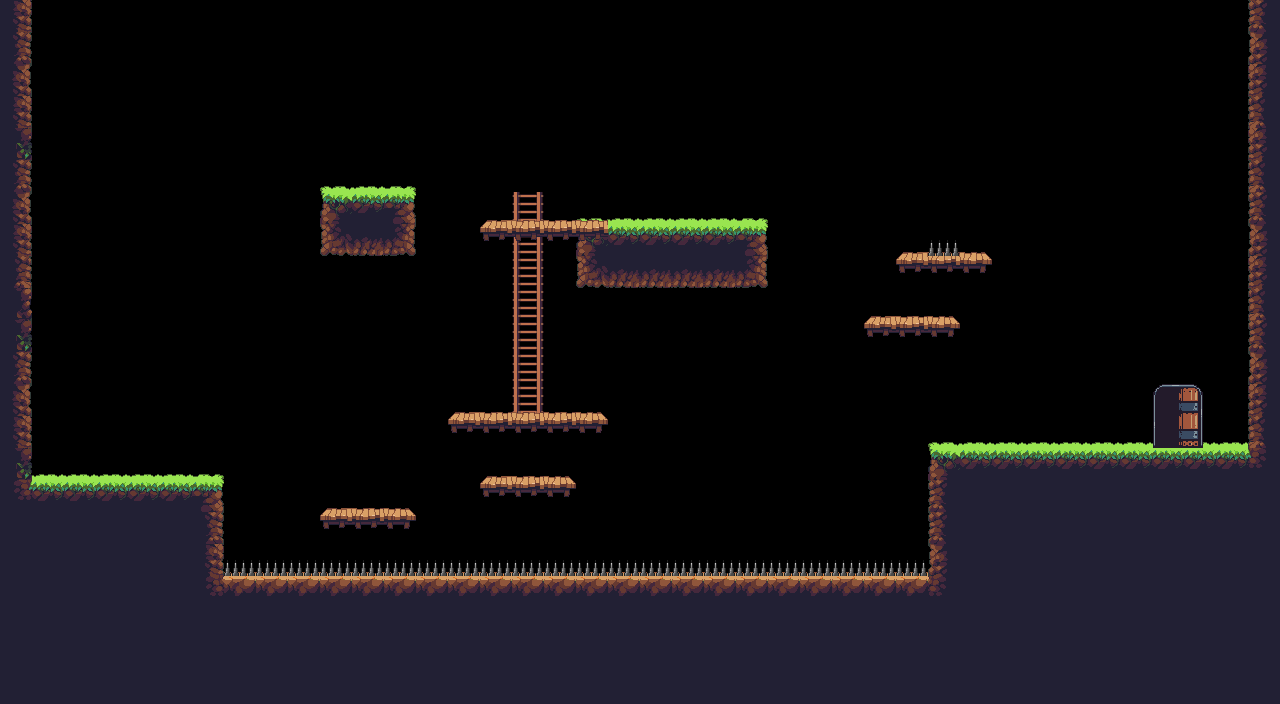

A level layout from a 2D game, rendered from its tile map. Below: a short description, then the map file with its tile-grid data intact:
An orthogonal 40x22 tile map with 32x32 px tiles, 2 tile layers (ground, Tile Layer 2), 7 tilesets and 27 objects (7x coin, 6x oneway, 2x spikes, ladder, mob_spawn, ...).

<map version="1.2" tiledversion="1.3.3" orientation="orthogonal" renderorder="right-down" width="40" height="22" tilewidth="32" tileheight="32" infinite="0" nextlayerid="5" nextobjectid="32">
 <tileset firstgid="1" source="../tilesets/opp1_jungle/tile_jungle_bottom_brown.tsx" />
 <tileset firstgid="17" source="../tilesets/opp1_jungle/tile_jungle_wall_brown.tsx" />
 <tileset firstgid="65" source="../tilesets/opp1_jungle/tile_jungle_ground_brown.tsx" />
 <tileset firstgid="83" source="../tilesets/opp1_jungle/oneway.tsx" />
 <tileset firstgid="86" source="../tilesets/ladder.tsx" />
 <tileset firstgid="92" source="../tilesets/spikes.tsx" />
 <tileset firstgid="93" source="../tilesets/door.tsx" />
 <layer id="1" name="ground" width="40" height="22">
  <data encoding="csv">
26,0,0,0,0,0,0,0,0,0,0,0,0,0,0,0,0,0,0,0,0,0,0,0,0,0,0,0,0,0,0,0,0,0,0,0,0,0,0,17,
18,0,0,0,0,0,0,0,0,0,0,0,0,0,0,0,0,0,0,0,0,0,0,0,0,0,0,0,0,0,0,0,0,0,0,0,0,0,0,21,
22,0,0,0,0,0,0,0,0,0,0,0,0,0,0,0,0,0,0,0,0,0,0,0,0,0,0,0,0,0,0,0,0,0,0,0,0,0,0,25,
26,0,0,0,0,0,0,0,0,0,0,0,0,0,0,0,0,0,0,0,0,0,0,0,0,0,0,0,0,0,0,0,0,0,0,0,0,0,0,29,
38,0,0,0,0,0,0,0,0,0,0,0,0,0,0,0,0,0,0,0,0,0,0,0,0,0,0,0,0,0,0,0,0,0,0,0,0,0,0,25,
18,0,0,0,0,0,0,0,0,0,0,0,0,0,0,0,0,0,0,0,0,0,0,0,0,0,0,0,0,0,0,0,0,0,0,0,0,0,0,29,
22,0,0,0,0,0,0,0,0,0,65,66,67,0,0,0,87,0,0,0,0,0,0,0,0,0,0,0,0,0,0,0,0,0,0,0,0,0,0,17,
26,0,0,0,0,0,0,0,0,0,1,2,3,0,0,83,87,84,65,66,66,66,66,67,0,0,0,0,0,0,0,0,0,0,0,0,0,0,0,21,
30,0,0,0,0,0,0,0,0,0,0,0,0,0,0,0,87,0,1,2,2,2,2,3,0,0,0,0,83,84,85,0,0,0,0,0,0,0,0,25,
34,0,0,0,0,0,0,0,0,0,0,0,0,0,0,0,87,0,0,0,0,0,0,0,0,0,0,0,0,0,0,0,0,0,0,0,0,0,0,29,
38,0,0,0,0,0,0,0,0,0,0,0,0,0,0,0,87,0,0,0,0,0,0,0,0,0,0,83,84,85,0,0,0,0,0,0,0,0,0,17,
18,0,0,0,0,0,0,0,0,0,0,0,0,0,0,0,87,0,0,0,0,0,0,0,0,0,0,0,0,0,0,0,0,0,0,0,0,0,0,21,
22,0,0,0,0,0,0,0,0,0,0,0,0,0,0,0,87,0,0,0,0,0,0,0,0,0,0,0,0,0,0,0,0,0,0,0,0,0,0,25,
26,0,0,0,0,0,0,0,0,0,0,0,0,0,83,84,84,84,85,0,0,0,0,0,0,0,0,0,0,0,0,0,0,0,0,0,0,0,0,29,
38,0,0,0,0,0,0,0,0,0,0,0,0,0,0,0,0,0,0,0,0,0,0,0,0,0,0,0,0,65,66,66,66,66,66,66,66,66,66,54,
53,66,66,66,66,66,67,0,0,0,0,0,0,0,0,83,84,85,0,0,0,0,0,0,0,0,0,0,0,17,4,4,4,4,4,4,4,4,4,4,
19,19,19,19,19,19,18,0,0,0,83,84,85,0,0,0,0,0,0,0,0,0,0,0,0,0,0,0,0,17,4,4,4,4,4,4,4,4,4,4,
19,19,19,19,19,19,26,0,0,0,0,0,0,0,0,0,0,0,0,0,0,0,0,0,0,0,0,0,0,21,4,4,4,4,4,4,4,4,4,4,
19,19,19,19,19,19,49,78,78,78,78,78,78,78,78,78,78,78,78,78,78,78,78,78,78,78,78,78,78,50,4,4,4,4,4,4,4,4,4,4,
19,19,19,19,19,19,19,4,4,4,4,4,4,4,4,4,4,4,4,4,4,4,4,4,4,4,4,4,4,4,4,4,4,4,4,4,4,4,4,4,
19,19,19,19,19,19,19,4,4,4,4,4,4,4,4,4,4,4,4,4,4,4,4,4,4,4,4,4,4,4,4,4,4,4,4,4,4,4,4,4,
19,19,19,19,19,19,19,4,4,4,4,4,4,4,4,4,4,4,4,4,4,4,4,4,4,4,4,4,4,4,4,4,4,4,4,4,4,4,4,4
</data>
 </layer>
 <layer id="2" name="Tile Layer 2" width="40" height="22">
  <data encoding="csv">
0,0,0,0,0,0,0,0,0,0,0,0,0,0,0,0,0,0,0,0,0,0,0,0,0,0,0,0,0,0,0,0,0,0,0,0,0,0,0,0,
0,0,0,0,0,0,0,0,0,0,0,0,0,0,0,0,0,0,0,0,0,0,0,0,0,0,0,0,0,0,0,0,0,0,0,0,0,0,0,0,
0,0,0,0,0,0,0,0,0,0,0,0,0,0,0,0,0,0,0,0,0,0,0,0,0,0,0,0,0,0,0,0,0,0,0,0,0,0,0,0,
0,0,0,0,0,0,0,0,0,0,0,0,0,0,0,0,0,0,0,0,0,0,0,0,0,0,0,0,0,0,0,0,0,0,0,0,0,0,0,0,
0,0,0,0,0,0,0,0,0,0,0,0,0,0,0,0,0,0,0,0,0,0,0,0,0,0,0,0,0,0,0,0,0,0,0,0,0,0,0,0,
0,0,0,0,0,0,0,0,0,0,0,0,0,0,0,0,0,0,0,0,0,0,0,0,0,0,0,0,0,0,0,0,0,0,0,0,0,0,0,0,
0,0,0,0,0,0,0,0,0,0,0,0,0,0,0,0,0,0,0,0,0,0,0,0,0,0,0,0,0,0,0,0,0,0,0,0,0,0,0,0,
0,0,0,0,0,0,0,0,0,0,0,0,0,0,0,83,84,84,84,0,0,0,0,0,0,0,0,0,0,92,0,0,0,0,0,0,0,0,0,0,
0,0,0,0,0,0,0,0,0,0,0,0,0,0,0,0,0,0,0,0,0,0,0,0,0,0,0,0,0,0,0,0,0,0,0,0,0,0,0,0,
0,0,0,0,0,0,0,0,0,0,0,0,0,0,0,0,0,0,0,0,0,0,0,0,0,0,0,0,0,0,0,0,0,0,0,0,0,0,0,0,
0,0,0,0,0,0,0,0,0,0,0,0,0,0,0,0,0,0,0,0,0,0,0,0,0,0,0,0,0,0,0,0,0,0,0,0,0,0,0,0,
0,0,0,0,0,0,0,0,0,0,0,0,0,0,0,0,0,0,0,0,0,0,0,0,0,0,0,0,0,0,0,0,0,0,0,0,0,0,0,0,
0,0,0,0,0,0,0,0,0,0,0,0,0,0,0,0,0,0,0,0,0,0,0,0,0,0,0,0,0,0,0,0,0,0,0,0,0,0,0,0,
0,0,0,0,0,0,0,0,0,0,0,0,0,0,0,0,0,0,0,0,0,0,0,0,0,0,0,0,0,0,0,0,0,0,0,0,95,0,0,0,
0,0,0,0,0,0,0,0,0,0,0,0,0,0,0,0,0,0,0,0,0,0,0,0,0,0,0,0,0,0,0,0,0,0,0,0,0,0,0,0,
0,0,0,0,0,0,0,0,0,0,0,0,0,0,0,0,0,0,0,0,0,0,0,0,0,0,0,0,0,0,0,0,0,0,0,0,0,0,0,0,
0,0,0,0,0,0,0,0,0,0,0,0,0,0,0,0,0,0,0,0,0,0,0,0,0,0,0,0,0,0,0,0,0,0,0,0,0,0,0,0,
0,0,0,0,0,0,0,92,92,92,92,92,92,92,92,92,92,92,92,92,92,92,92,92,92,92,92,92,92,0,0,0,0,0,0,0,0,0,0,0,
0,0,0,0,0,0,0,0,0,0,0,0,0,0,0,0,0,0,0,0,0,0,0,0,0,0,0,0,0,0,0,0,0,0,0,0,0,0,0,0,
0,0,0,0,0,0,0,0,0,0,0,0,0,0,0,0,0,0,0,0,0,0,0,0,0,0,0,0,0,0,0,0,0,0,0,0,0,0,0,0,
0,0,0,0,0,0,0,0,0,0,0,0,0,0,0,0,0,0,0,0,0,0,0,0,0,0,0,0,0,0,0,0,0,0,0,0,0,0,0,0,
0,0,0,0,0,0,0,0,0,0,0,0,0,0,0,0,0,0,0,0,0,0,0,0,0,0,0,0,0,0,0,0,0,0,0,0,0,0,0,0
</data>
 </layer>
 <objectgroup id="4" name="Object Layer 2">
  <object id="13" x="0" y="0" width="32" height="480" />
  <object id="14" x="0" y="480" width="224" height="224" />
  <object id="15" x="224" y="576" width="704" height="128" />
  <object id="16" x="928" y="448" width="352" height="256" />
  <object id="17" x="1248" y="0" width="32" height="448" />
  <object id="18" x="32" y="0" width="1216" height="32" />
  <object id="19" x="320" y="192" width="96" height="64" />
  <object id="20" x="576" y="224" width="192" height="64" />
  <object id="21" name="oneway" x="320" y="512" width="96" height="16" />
  <object id="22" name="oneway" x="480" y="480" width="96" height="16" />
  <object id="23" name="oneway" x="448" y="416" width="160" height="16" />
  <object id="24" name="oneway" x="480" y="224" width="96" height="16" />
  <object id="25" name="oneway" x="864" y="320" width="96" height="16" />
  <object id="26" name="oneway" x="896" y="256" width="96" height="16" />
  <object id="29" name="ladder" x="512" y="192" width="32" height="224" />
 </objectgroup>
 <objectgroup id="3" name="markers">
  <object id="2" name="mob_spawn" x="672" y="192">
   <point />
  </object>
  <object id="3" name="coin" x="344" y="152" width="16" height="16" />
  <object id="5" name="coin" x="376" y="152" width="16" height="16" />
  <object id="6" name="coin" x="296" y="208" width="16" height="16" />
  <object id="7" name="coin" x="296" y="232" width="16" height="16" />
  <object id="8" name="coin" x="1048" y="168" width="16" height="16" />
  <object id="9" name="spikes" x="224" y="560" width="704" height="16" />
  <object id="10" name="spikes" x="932" y="240" width="23" height="16" />
  <object id="27" name="goal" x="1152" y="384" width="48" height="64" />
  <object id="28" name="spawn" x="96" y="424">
   <point />
  </object>
  <object id="30" name="coin" x="1008" y="192" width="16" height="16" />
  <object id="31" name="coin" x="1088" y="192" width="16" height="16" />
 </objectgroup>
</map>
